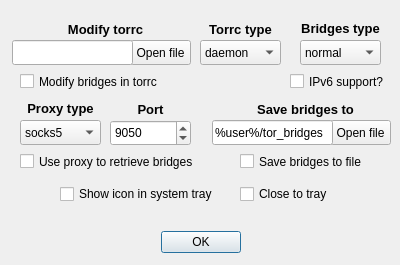
<?xml version="1.0" encoding="UTF-8"?>
<ui version="4.0">
 <class>SettingsDialog</class>
 <widget class="QDialog" name="SettingsDialog">
  <property name="geometry">
   <rect>
    <x>0</x>
    <y>0</y>
    <width>400</width>
    <height>265</height>
   </rect>
  </property>
  <property name="minimumSize">
   <size>
    <width>400</width>
    <height>265</height>
   </size>
  </property>
  <property name="maximumSize">
   <size>
    <width>400</width>
    <height>265</height>
   </size>
  </property>
  <property name="windowTitle">
   <string>Settings</string>
  </property>
  <widget class="QComboBox" name="bridgesType">
   <property name="geometry">
    <rect>
     <x>300</x>
     <y>40</y>
     <width>81</width>
     <height>25</height>
    </rect>
   </property>
   <property name="font">
    <font>
     <pointsize>9</pointsize>
    </font>
   </property>
   <item>
    <property name="text">
     <string>normal</string>
    </property>
   </item>
   <item>
    <property name="text">
     <string>obfs4</string>
    </property>
   </item>
   <item>
    <property name="text">
     <string>obfs3</string>
    </property>
   </item>
   <item>
    <property name="text">
     <string>fte</string>
    </property>
   </item>
   <item>
    <property name="text">
     <string>scramblesuit</string>
    </property>
   </item>
  </widget>
  <widget class="QLabel" name="label_2">
   <property name="geometry">
    <rect>
     <x>290</x>
     <y>20</y>
     <width>101</width>
     <height>17</height>
    </rect>
   </property>
   <property name="font">
    <font>
     <pointsize>10</pointsize>
    </font>
   </property>
   <property name="text">
    <string>&lt;html&gt;&lt;head/&gt;&lt;body&gt;&lt;p&gt;&lt;span style=&quot; font-weight:600;&quot;&gt;Bridges type&lt;/span&gt;&lt;/p&gt;&lt;/body&gt;&lt;/html&gt;</string>
   </property>
   <property name="textFormat">
    <enum>Qt::RichText</enum>
   </property>
   <property name="alignment">
    <set>Qt::AlignCenter</set>
   </property>
  </widget>
  <widget class="QCheckBox" name="ipv6Support">
   <property name="geometry">
    <rect>
     <x>290</x>
     <y>70</y>
     <width>101</width>
     <height>23</height>
    </rect>
   </property>
   <property name="font">
    <font>
     <pointsize>9</pointsize>
    </font>
   </property>
   <property name="text">
    <string>IPv6 support?</string>
   </property>
  </widget>
  <widget class="QCheckBox" name="modTorrc">
   <property name="geometry">
    <rect>
     <x>20</x>
     <y>70</y>
     <width>151</width>
     <height>23</height>
    </rect>
   </property>
   <property name="font">
    <font>
     <pointsize>9</pointsize>
    </font>
   </property>
   <property name="text">
    <string>Modify bridges in torrc</string>
   </property>
  </widget>
  <widget class="QComboBox" name="proxyType">
   <property name="geometry">
    <rect>
     <x>20</x>
     <y>120</y>
     <width>81</width>
     <height>25</height>
    </rect>
   </property>
   <property name="font">
    <font>
     <pointsize>9</pointsize>
    </font>
   </property>
   <item>
    <property name="text">
     <string>socks5</string>
    </property>
   </item>
   <item>
    <property name="text">
     <string>http</string>
    </property>
   </item>
  </widget>
  <widget class="QLabel" name="label_3">
   <property name="geometry">
    <rect>
     <x>20</x>
     <y>20</y>
     <width>171</width>
     <height>20</height>
    </rect>
   </property>
   <property name="font">
    <font>
     <pointsize>10</pointsize>
    </font>
   </property>
   <property name="text">
    <string>&lt;html&gt;&lt;head/&gt;&lt;body&gt;&lt;p&gt;&lt;span style=&quot; font-weight:600;&quot;&gt;Modify torrc&lt;/span&gt;&lt;/p&gt;&lt;/body&gt;&lt;/html&gt;</string>
   </property>
   <property name="textFormat">
    <enum>Qt::AutoText</enum>
   </property>
   <property name="alignment">
    <set>Qt::AlignCenter</set>
   </property>
  </widget>
  <widget class="QLabel" name="label_4">
   <property name="geometry">
    <rect>
     <x>20</x>
     <y>100</y>
     <width>81</width>
     <height>17</height>
    </rect>
   </property>
   <property name="font">
    <font>
     <pointsize>10</pointsize>
    </font>
   </property>
   <property name="text">
    <string>&lt;html&gt;&lt;head/&gt;&lt;body&gt;&lt;p&gt;&lt;span style=&quot; font-weight:600;&quot;&gt;Proxy type&lt;/span&gt;&lt;/p&gt;&lt;/body&gt;&lt;/html&gt;</string>
   </property>
   <property name="textFormat">
    <enum>Qt::AutoText</enum>
   </property>
   <property name="alignment">
    <set>Qt::AlignCenter</set>
   </property>
  </widget>
  <widget class="QSpinBox" name="proxyPort">
   <property name="geometry">
    <rect>
     <x>110</x>
     <y>120</y>
     <width>81</width>
     <height>26</height>
    </rect>
   </property>
   <property name="font">
    <font>
     <pointsize>9</pointsize>
    </font>
   </property>
   <property name="maximum">
    <number>9999</number>
   </property>
   <property name="value">
    <number>9050</number>
   </property>
  </widget>
  <widget class="QLabel" name="label_5">
   <property name="geometry">
    <rect>
     <x>110</x>
     <y>100</y>
     <width>81</width>
     <height>20</height>
    </rect>
   </property>
   <property name="font">
    <font>
     <pointsize>10</pointsize>
    </font>
   </property>
   <property name="text">
    <string>&lt;html&gt;&lt;head/&gt;&lt;body&gt;&lt;p&gt;&lt;span style=&quot; font-weight:600;&quot;&gt;Port&lt;/span&gt;&lt;/p&gt;&lt;/body&gt;&lt;/html&gt;</string>
   </property>
   <property name="textFormat">
    <enum>Qt::AutoText</enum>
   </property>
   <property name="alignment">
    <set>Qt::AlignCenter</set>
   </property>
  </widget>
  <widget class="QCheckBox" name="useProxy">
   <property name="enabled">
    <bool>true</bool>
   </property>
   <property name="geometry">
    <rect>
     <x>20</x>
     <y>150</y>
     <width>191</width>
     <height>23</height>
    </rect>
   </property>
   <property name="font">
    <font>
     <pointsize>9</pointsize>
    </font>
   </property>
   <property name="text">
    <string>Use proxy to retrieve bridges</string>
   </property>
   <property name="checked">
    <bool>false</bool>
   </property>
  </widget>
  <widget class="QPushButton" name="chooseTorrc">
   <property name="geometry">
    <rect>
     <x>130</x>
     <y>40</y>
     <width>61</width>
     <height>25</height>
    </rect>
   </property>
   <property name="font">
    <font>
     <pointsize>9</pointsize>
    </font>
   </property>
   <property name="text">
    <string>Open file</string>
   </property>
  </widget>
  <widget class="QLabel" name="label_6">
   <property name="geometry">
    <rect>
     <x>220</x>
     <y>100</y>
     <width>171</width>
     <height>20</height>
    </rect>
   </property>
   <property name="font">
    <font>
     <pointsize>10</pointsize>
    </font>
   </property>
   <property name="text">
    <string>&lt;html&gt;&lt;head/&gt;&lt;body&gt;&lt;p&gt;&lt;span style=&quot; font-weight:600;&quot;&gt;Save bridges to&lt;/span&gt;&lt;/p&gt;&lt;/body&gt;&lt;/html&gt;</string>
   </property>
   <property name="textFormat">
    <enum>Qt::AutoText</enum>
   </property>
   <property name="alignment">
    <set>Qt::AlignCenter</set>
   </property>
  </widget>
  <widget class="QPushButton" name="chooseBridgesPath">
   <property name="geometry">
    <rect>
     <x>330</x>
     <y>120</y>
     <width>61</width>
     <height>25</height>
    </rect>
   </property>
   <property name="font">
    <font>
     <pointsize>9</pointsize>
    </font>
   </property>
   <property name="text">
    <string>Open file</string>
   </property>
  </widget>
  <widget class="QCheckBox" name="modBridgesPath">
   <property name="geometry">
    <rect>
     <x>240</x>
     <y>150</y>
     <width>131</width>
     <height>23</height>
    </rect>
   </property>
   <property name="font">
    <font>
     <pointsize>9</pointsize>
    </font>
   </property>
   <property name="text">
    <string>Save bridges to file</string>
   </property>
  </widget>
  <widget class="QLineEdit" name="displayBridgesPath">
   <property name="enabled">
    <bool>true</bool>
   </property>
   <property name="geometry">
    <rect>
     <x>212</x>
     <y>120</y>
     <width>121</width>
     <height>25</height>
    </rect>
   </property>
   <property name="font">
    <font>
     <pointsize>9</pointsize>
    </font>
   </property>
   <property name="text">
    <string>%user%/tor_bridges</string>
   </property>
   <property name="readOnly">
    <bool>true</bool>
   </property>
  </widget>
  <widget class="QLineEdit" name="displayTorrcPath">
   <property name="enabled">
    <bool>true</bool>
   </property>
   <property name="geometry">
    <rect>
     <x>12</x>
     <y>40</y>
     <width>121</width>
     <height>25</height>
    </rect>
   </property>
   <property name="font">
    <font>
     <pointsize>9</pointsize>
    </font>
   </property>
   <property name="text">
    <string/>
   </property>
   <property name="readOnly">
    <bool>true</bool>
   </property>
  </widget>
  <widget class="QCheckBox" name="showIconInTray">
   <property name="geometry">
    <rect>
     <x>60</x>
     <y>180</y>
     <width>171</width>
     <height>28</height>
    </rect>
   </property>
   <property name="font">
    <font>
     <pointsize>9</pointsize>
    </font>
   </property>
   <property name="text">
    <string>Show icon in system tray</string>
   </property>
  </widget>
  <widget class="QCheckBox" name="closeToTray">
   <property name="geometry">
    <rect>
     <x>240</x>
     <y>180</y>
     <width>101</width>
     <height>28</height>
    </rect>
   </property>
   <property name="font">
    <font>
     <pointsize>9</pointsize>
    </font>
   </property>
   <property name="text">
    <string>Close to tray</string>
   </property>
  </widget>
  <widget class="QLabel" name="label_7">
   <property name="geometry">
    <rect>
     <x>200</x>
     <y>20</y>
     <width>81</width>
     <height>20</height>
    </rect>
   </property>
   <property name="font">
    <font>
     <pointsize>10</pointsize>
    </font>
   </property>
   <property name="text">
    <string>&lt;html&gt;&lt;head/&gt;&lt;body&gt;&lt;p&gt;&lt;span style=&quot; font-weight:600;&quot;&gt;Torrc type&lt;/span&gt;&lt;/p&gt;&lt;/body&gt;&lt;/html&gt;</string>
   </property>
   <property name="textFormat">
    <enum>Qt::RichText</enum>
   </property>
   <property name="alignment">
    <set>Qt::AlignCenter</set>
   </property>
  </widget>
  <widget class="QComboBox" name="torType">
   <property name="geometry">
    <rect>
     <x>200</x>
     <y>40</y>
     <width>81</width>
     <height>25</height>
    </rect>
   </property>
   <property name="font">
    <font>
     <pointsize>9</pointsize>
    </font>
   </property>
   <item>
    <property name="text">
     <string>daemon</string>
    </property>
   </item>
   <item>
    <property name="text">
     <string>browser</string>
    </property>
   </item>
  </widget>
  <widget class="QDialogButtonBox" name="buttonBox">
   <property name="geometry">
    <rect>
     <x>20</x>
     <y>230</y>
     <width>361</width>
     <height>25</height>
    </rect>
   </property>
   <property name="standardButtons">
    <set>QDialogButtonBox::Ok</set>
   </property>
   <property name="centerButtons">
    <bool>true</bool>
   </property>
  </widget>
 </widget>
 <resources/>
 <connections>
  <connection>
   <sender>buttonBox</sender>
   <signal>accepted()</signal>
   <receiver>SettingsDialog</receiver>
   <slot>accept()</slot>
   <hints>
    <hint type="sourcelabel">
     <x>200</x>
     <y>242</y>
    </hint>
    <hint type="destinationlabel">
     <x>199</x>
     <y>149</y>
    </hint>
   </hints>
  </connection>
 </connections>
</ui>
